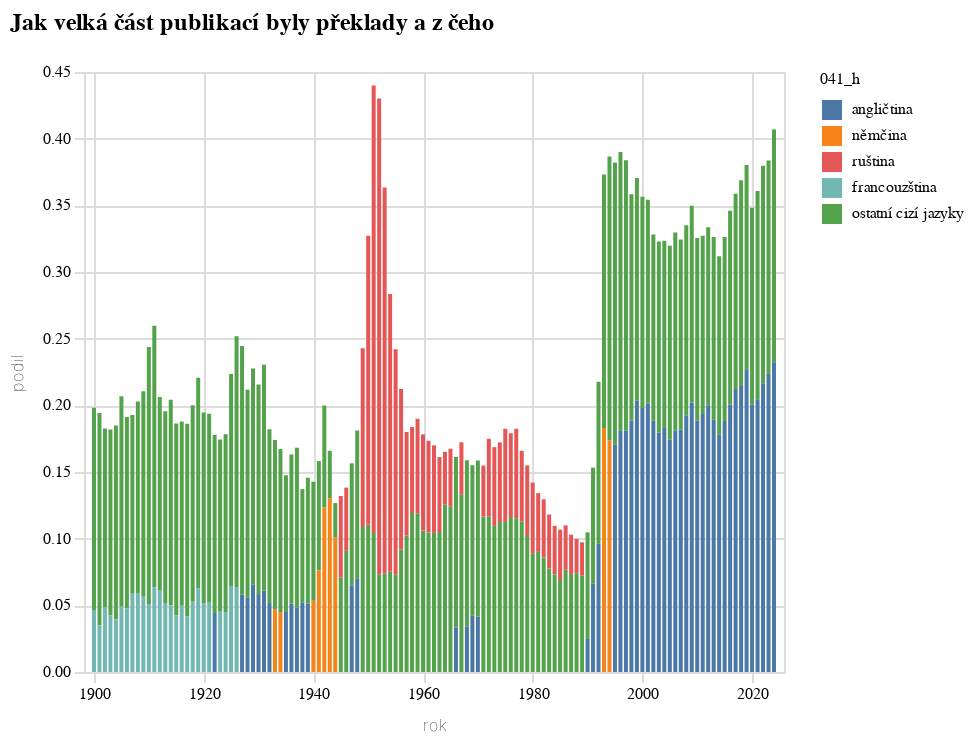

The notebook cell this image was saved under:
### Code cell
alt.Chart(alt_friendly(historicky_vyvoj2.filter(pl.col('rok').is_between(1900,2024))),
         title="Jak velká část publikací byly překlady a z čeho", width=350
         ).mark_bar(width=2).encode(
    alt.X('rok:T'),
    alt.Y('podil:Q'),
    alt.Color('041_h:N', sort=alt.Sort(list(nahradit.values()))),
    alt.Order('041_h:N')
)

### Figure 1 — Vega-Lite specification as saved in the notebook (floating-point values rounded to 4 significant figures; data arrays with more than 128 entries replaced by an {"elided": "..."} marker saying what was removed)
{"config": {"title": {"font": "Noticia Text", "fontSize": 12, "anchor": "start", "lineHeight": 19, "fontWeight": "bolder", "subtitleFont": "Noticia Text", "subtitleFontSize": 10, "subtitlePadding": 10, "dy": -10}, "axis": {"labelFont": "Asap", "titleFont": "Asap", "fontWeight": "lighter", "titleFontWeight": "lighter", "labelFontSize": 8, "titleFontSize": 8, "labelPadding": 2, "titlePadding": 8, "domainOpacity": 0, "tickColor": "#DCDDD6"}, "legend": {"labelFont": "Asap", "labelFontWeight": "normal", "titleFont": "Asap", "titleFontWeight": "normal", "labelFontSize": 8, "titleFontSize": 8}}, "data": {"name": "data-f675b8342d0b8c89a7c645c3fa25c61f"}, "mark": {"type": "bar", "width": 2}, "encoding": {"color": {"field": "041_h", "sort": ["angličtina", "němčina", "slovenština", "ruština", "francouzština", "latina", "polština", "italština", "ostatní cizí jazyky"], "type": "nominal"}, "order": {"field": "041_h", "type": "nominal"}, "x": {"field": "rok", "type": "temporal"}, "y": {"field": "podil", "type": "quantitative"}}, "title": "Jak velká část publikací byly překlady a z čeho", "width": 350, "$schema": "https://vega.github.io/schema/vega-lite/v5.8.0.json", "datasets": {"data-f675b8342d0b8c89a7c645c3fa25c61f": {"elided": "250 records"}}}
